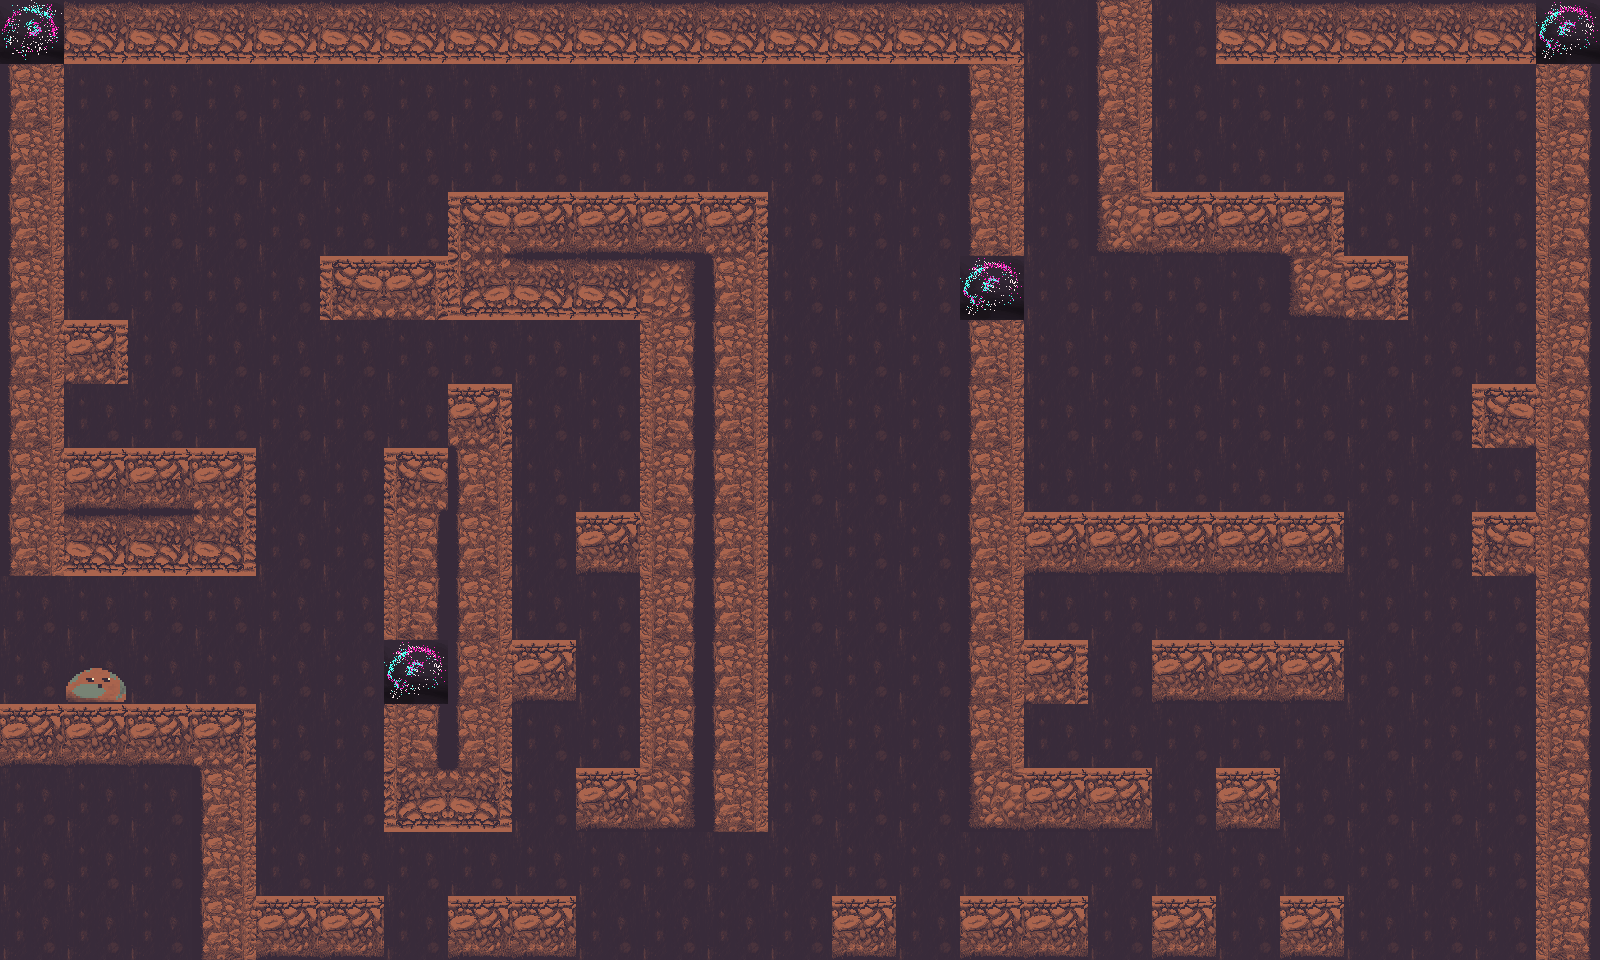

Rendered tile map (Tiled .tmx) drawn with the repository's tilesets; below, a short description and the full map source, tile grids included:
An orthogonal 25x15 tile map with 64x64 px tiles, 3 tile layers (Background, Map, Player), 4 tilesets.

<map version="1.10" tiledversion="1.10.2" orientation="orthogonal" renderorder="right-down" width="25" height="15" tilewidth="64" tileheight="64" infinite="0" nextlayerid="4" nextobjectid="1">
 <properties>
  <property name="Minimum Spread Delay" value="0.9" />
  <property name="Spread Rate" value="1.1" />
 </properties>
 <tileset firstgid="1" name="Player" tilewidth="64" tileheight="64" tilecount="1" columns="0">
  <grid orientation="orthogonal" width="1" height="1" />
  <tile id="0">
   <image width="64" height="64" source="../../player/idle/idle01.png" />
  </tile>
 </tileset>
 <tileset firstgid="2" name="Dark Matter" class="source" tilewidth="64" tileheight="64" tilecount="4" columns="0">
  <grid orientation="orthogonal" width="1" height="1" />
  <tile id="0" type="source">
   <image width="64" height="64" source="../../blocks/dark_matter_source/dark_matter_source1.png" />
  </tile>
  <tile id="1" type="source">
   <image width="64" height="64" source="../../blocks/dark_matter_source/dark_matter_source2.png" />
  </tile>
  <tile id="2" type="source">
   <image width="64" height="64" source="../../blocks/dark_matter_source/dark_matter_source3.png" />
  </tile>
  <tile id="3" type="source">
   <image width="64" height="64" source="../../blocks/dark_matter_source/dark_matter_source4.png" />
  </tile>
 </tileset>
 <tileset firstgid="6" name="Blocks" class="solid" tilewidth="192" tileheight="192" tilecount="13" columns="0">
  <grid orientation="orthogonal" width="1" height="1" />
  <tile id="0">
   <image width="192" height="192" source="../../blocks/permanent_blocks/combined_tiles.png" />
  </tile>
  <tile id="1" type="solid">
   <image width="64" height="64" source="../../blocks/permanent_blocks/connector_tile_bottomleft.png" />
  </tile>
  <tile id="2" type="solid">
   <image width="64" height="64" source="../../blocks/permanent_blocks/connector_tile_bottomright.png" />
  </tile>
  <tile id="3" type="solid">
   <image width="64" height="64" source="../../blocks/permanent_blocks/connector_tile_upleft.png" />
  </tile>
  <tile id="4" type="solid">
   <image width="64" height="64" source="../../blocks/permanent_blocks/connector_tile_upright.png" />
  </tile>
  <tile id="5" type="solid">
   <image width="64" height="64" source="../../blocks/permanent_blocks/tiles_bottomleft.png" />
  </tile>
  <tile id="6" type="solid">
   <image width="64" height="64" source="../../blocks/permanent_blocks/tiles_bottomright.png" />
  </tile>
  <tile id="7" type="solid">
   <image width="64" height="64" source="../../blocks/permanent_blocks/tiles_inverted.png" />
  </tile>
  <tile id="8" type="solid">
   <image width="64" height="64" source="../../blocks/permanent_blocks/tiles_topleft.png" />
  </tile>
  <tile id="9" type="solid">
   <image width="64" height="64" source="../../blocks/permanent_blocks/tiles_topright.png" />
  </tile>
  <tile id="10" type="solid">
   <image width="64" height="64" source="../../blocks/permanent_blocks/tiles_vertical_left.png" />
  </tile>
  <tile id="11" type="solid">
   <image width="64" height="64" source="../../blocks/permanent_blocks/tiles_vertical_right.png" />
  </tile>
  <tile id="12" type="solid">
   <image width="64" height="64" source="../../blocks/permanent_blocks/tiles.png" />
  </tile>
 </tileset>
 <tileset firstgid="19" name="Background" tilewidth="64" tileheight="64" tilecount="4" columns="0">
  <grid orientation="orthogonal" width="1" height="1" />
  <tile id="0">
   <image width="64" height="64" source="../../blocks/permanent_blocks/bg.png" />
  </tile>
  <tile id="1">
   <image width="64" height="64" source="../../blocks/cave_wall/cave_wall.png" />
  </tile>
  <tile id="2">
   <image width="64" height="64" source="../../blocks/air_blocks/air_block_alt.png" />
  </tile>
  <tile id="3">
   <image width="64" height="64" source="../../blocks/air_blocks/air_block.png" />
  </tile>
 </tileset>
 <layer id="2" name="Background" width="25" height="15" locked="1">
  <data encoding="csv">
20,20,20,20,20,20,20,20,20,20,20,20,20,20,20,20,20,20,20,20,20,20,20,20,20,
20,20,20,20,20,20,20,20,20,20,20,20,20,20,20,20,20,20,20,20,20,20,20,20,20,
20,20,20,20,20,20,20,20,20,20,20,20,20,20,20,20,20,20,20,20,20,20,20,20,20,
20,20,20,20,20,20,20,20,20,20,20,20,20,20,20,20,20,20,20,20,20,20,20,20,20,
20,20,20,20,20,20,20,20,20,20,20,20,20,20,20,20,20,20,20,20,20,20,20,20,20,
20,20,20,20,20,20,20,20,20,20,20,20,20,20,20,20,20,20,20,20,20,20,20,20,20,
20,20,20,20,20,20,20,20,20,20,20,20,20,20,20,20,20,20,20,20,20,20,20,20,20,
20,20,20,20,20,20,20,20,20,20,20,20,20,20,20,20,20,20,20,20,20,20,20,20,20,
20,20,20,20,20,20,20,20,20,20,20,20,20,20,20,20,20,20,20,20,20,20,20,20,20,
20,20,20,20,20,20,20,20,20,20,20,20,20,20,20,20,20,20,20,20,20,20,20,20,20,
20,20,20,20,20,20,20,20,20,20,20,20,20,20,20,20,20,20,20,20,20,20,20,20,20,
20,20,20,20,20,20,20,20,20,20,20,20,20,20,20,20,20,20,20,20,20,20,20,20,20,
20,20,20,20,20,20,20,20,20,20,20,20,20,20,20,20,20,20,20,20,20,20,20,20,20,
20,20,20,20,20,20,20,20,20,20,20,20,20,20,20,20,20,20,20,20,20,20,20,20,20,
20,20,20,20,20,20,20,20,20,20,20,20,20,20,20,20,20,20,20,20,20,20,20,20,20
</data>
 </layer>
 <layer id="3" name="Map" width="25" height="15">
  <data encoding="csv">
3,13,13,13,13,13,13,13,13,13,13,13,13,13,13,13,0,17,0,13,13,13,13,13,2,
17,0,0,0,0,0,0,0,0,0,0,0,0,0,0,17,0,17,0,0,0,0,0,0,16,
17,0,0,0,0,0,0,0,0,0,0,0,0,0,0,17,0,17,0,0,0,0,0,0,16,
17,0,0,0,0,0,0,14,18,18,18,15,0,0,0,17,0,10,18,18,15,0,0,0,16,
17,0,0,0,0,14,15,11,13,13,7,17,0,0,0,2,0,0,0,0,10,15,0,0,16,
17,15,0,0,0,0,0,0,0,0,16,17,0,0,0,17,0,0,0,0,0,0,0,0,16,
17,0,0,0,0,0,0,15,0,0,16,17,0,0,0,17,0,0,0,0,0,0,0,14,16,
17,18,18,15,0,0,14,17,0,0,16,17,0,0,0,17,0,0,0,0,0,0,0,0,16,
17,13,13,12,0,0,16,17,0,18,16,17,0,0,0,17,18,18,18,18,18,0,0,14,16,
0,0,0,0,0,0,16,17,0,0,16,17,0,0,0,17,0,0,0,0,0,0,0,0,16,
0,0,0,0,0,0,2,17,18,0,16,17,0,0,0,17,15,0,18,18,18,0,0,0,16,
18,18,18,15,0,0,16,17,0,0,16,17,0,0,0,17,0,0,0,0,0,0,0,0,16,
0,0,0,17,0,0,11,12,0,18,9,17,0,0,0,10,18,18,0,18,0,0,0,0,16,
0,0,0,17,0,0,0,0,0,0,0,0,0,0,0,0,0,0,0,0,0,0,0,0,16,
0,0,0,17,18,18,0,18,18,0,0,0,0,18,0,18,18,0,18,0,18,0,0,0,16
</data>
 </layer>
 <layer id="1" name="Player" width="25" height="15" locked="1">
  <data encoding="csv">
0,0,0,0,0,0,0,0,0,0,0,0,0,0,0,0,0,0,0,0,0,0,0,0,0,
0,0,0,0,0,0,0,0,0,0,0,0,0,0,0,0,0,0,0,0,0,0,0,0,0,
0,0,0,0,0,0,0,0,0,0,0,0,0,0,0,0,0,0,0,0,0,0,0,0,0,
0,0,0,0,0,0,0,0,0,0,0,0,0,0,0,0,0,0,0,0,0,0,0,0,0,
0,0,0,0,0,0,0,0,0,0,0,0,0,0,0,0,0,0,0,0,0,0,0,0,0,
0,0,0,0,0,0,0,0,0,0,0,0,0,0,0,0,0,0,0,0,0,0,0,0,0,
0,0,0,0,0,0,0,0,0,0,0,0,0,0,0,0,0,0,0,0,0,0,0,0,0,
0,0,0,0,0,0,0,0,0,0,0,0,0,0,0,0,0,0,0,0,0,0,0,0,0,
0,0,0,0,0,0,0,0,0,0,0,0,0,0,0,0,0,0,0,0,0,0,0,0,0,
0,0,0,0,0,0,0,0,0,0,0,0,0,0,0,0,0,0,0,0,0,0,0,0,0,
0,1,0,0,0,0,0,0,0,0,0,0,0,0,0,0,0,0,0,0,0,0,0,0,0,
0,0,0,0,0,0,0,0,0,0,0,0,0,0,0,0,0,0,0,0,0,0,0,0,0,
0,0,0,0,0,0,0,0,0,0,0,0,0,0,0,0,0,0,0,0,0,0,0,0,0,
0,0,0,0,0,0,0,0,0,0,0,0,0,0,0,0,0,0,0,0,0,0,0,0,0,
0,0,0,0,0,0,0,0,0,0,0,0,0,0,0,0,0,0,0,0,0,0,0,0,0
</data>
 </layer>
</map>
